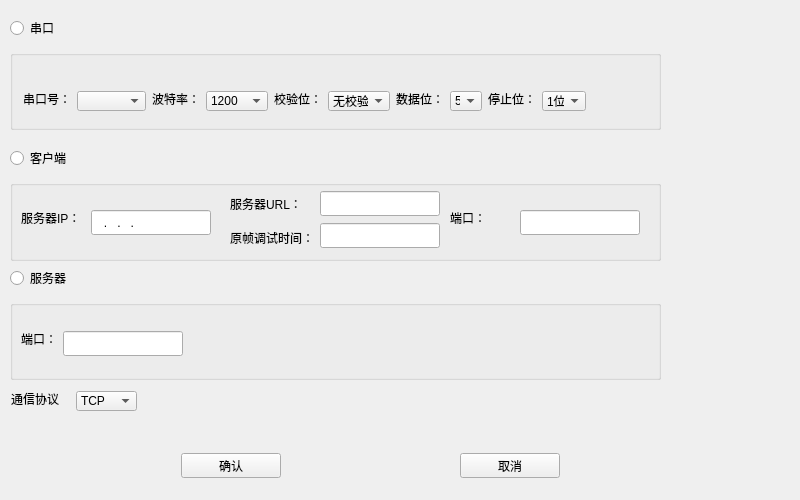
<?xml version="1.0" encoding="UTF-8"?>
<ui version="4.0">
 <class>ComParaSetting</class>
 <widget class="QWidget" name="ComParaSetting">
  <property name="geometry">
   <rect>
    <x>0</x>
    <y>0</y>
    <width>800</width>
    <height>500</height>
   </rect>
  </property>
  <property name="minimumSize">
   <size>
    <width>700</width>
    <height>500</height>
   </size>
  </property>
  <property name="maximumSize">
   <size>
    <width>1000000</width>
    <height>1000000</height>
   </size>
  </property>
  <property name="cursor">
   <cursorShape>PointingHandCursor</cursorShape>
  </property>
  <property name="mouseTracking">
   <bool>false</bool>
  </property>
  <property name="windowTitle">
   <string>通信参数设置</string>
  </property>
  <property name="windowIcon">
   <iconset resource="TRES.qrc">
    <normaloff>:/new/prefix1/Tres/Gear.ico</normaloff>:/new/prefix1/Tres/Gear.ico</iconset>
  </property>
  <property name="autoFillBackground">
   <bool>true</bool>
  </property>
  <property name="styleSheet">
   <string notr="true"/>
  </property>
  <widget class="QGroupBox" name="serialGrpBox">
   <property name="geometry">
    <rect>
     <x>10</x>
     <y>50</y>
     <width>651</width>
     <height>80</height>
    </rect>
   </property>
   <property name="title">
    <string/>
   </property>
   <widget class="QLabel" name="label">
    <property name="geometry">
     <rect>
      <x>13</x>
      <y>41</y>
      <width>48</width>
      <height>16</height>
     </rect>
    </property>
    <property name="text">
     <string>串口号：</string>
    </property>
   </widget>
   <widget class="QComboBox" name="sBCbx">
    <property name="geometry">
     <rect>
      <x>532</x>
      <y>41</y>
      <width>44</width>
      <height>20</height>
     </rect>
    </property>
    <item>
     <property name="text">
      <string>1位</string>
     </property>
    </item>
    <item>
     <property name="text">
      <string>2位</string>
     </property>
    </item>
   </widget>
   <widget class="QComboBox" name="cSBCbx">
    <property name="geometry">
     <rect>
      <x>318</x>
      <y>41</y>
      <width>62</width>
      <height>20</height>
     </rect>
    </property>
    <item>
     <property name="text">
      <string>无校验</string>
     </property>
    </item>
    <item>
     <property name="text">
      <string>偶校验</string>
     </property>
    </item>
    <item>
     <property name="text">
      <string>奇校验</string>
     </property>
    </item>
   </widget>
   <widget class="QComboBox" name="serNumCbx">
    <property name="geometry">
     <rect>
      <x>67</x>
      <y>41</y>
      <width>69</width>
      <height>20</height>
     </rect>
    </property>
   </widget>
   <widget class="QLabel" name="label_4">
    <property name="geometry">
     <rect>
      <x>264</x>
      <y>41</y>
      <width>48</width>
      <height>16</height>
     </rect>
    </property>
    <property name="text">
     <string>校验位：</string>
    </property>
   </widget>
   <widget class="QLabel" name="label_3">
    <property name="geometry">
     <rect>
      <x>478</x>
      <y>41</y>
      <width>48</width>
      <height>16</height>
     </rect>
    </property>
    <property name="text">
     <string>停止位：</string>
    </property>
   </widget>
   <widget class="QLabel" name="label_2">
    <property name="geometry">
     <rect>
      <x>142</x>
      <y>41</y>
      <width>48</width>
      <height>16</height>
     </rect>
    </property>
    <property name="text">
     <string>波特率：</string>
    </property>
   </widget>
   <widget class="QComboBox" name="BuadNumCbx">
    <property name="geometry">
     <rect>
      <x>196</x>
      <y>41</y>
      <width>62</width>
      <height>20</height>
     </rect>
    </property>
    <item>
     <property name="text">
      <string>1200</string>
     </property>
    </item>
    <item>
     <property name="text">
      <string>2400</string>
     </property>
    </item>
    <item>
     <property name="text">
      <string>4800</string>
     </property>
    </item>
    <item>
     <property name="text">
      <string>9600</string>
     </property>
    </item>
    <item>
     <property name="text">
      <string>19200</string>
     </property>
    </item>
    <item>
     <property name="text">
      <string>38400</string>
     </property>
    </item>
    <item>
     <property name="text">
      <string>115200</string>
     </property>
    </item>
   </widget>
   <widget class="QLabel" name="label_6">
    <property name="geometry">
     <rect>
      <x>386</x>
      <y>41</y>
      <width>48</width>
      <height>16</height>
     </rect>
    </property>
    <property name="text">
     <string>数据位：</string>
    </property>
   </widget>
   <widget class="QComboBox" name="dataBitCbx">
    <property name="geometry">
     <rect>
      <x>440</x>
      <y>41</y>
      <width>32</width>
      <height>20</height>
     </rect>
    </property>
    <item>
     <property name="text">
      <string>5</string>
     </property>
    </item>
    <item>
     <property name="text">
      <string>6</string>
     </property>
    </item>
    <item>
     <property name="text">
      <string>7</string>
     </property>
    </item>
    <item>
     <property name="text">
      <string>8</string>
     </property>
    </item>
   </widget>
  </widget>
  <widget class="QRadioButton" name="serialRdBttn">
   <property name="geometry">
    <rect>
     <x>10</x>
     <y>20</y>
     <width>89</width>
     <height>16</height>
    </rect>
   </property>
   <property name="text">
    <string>串口</string>
   </property>
  </widget>
  <widget class="QGroupBox" name="clientGrpBox">
   <property name="geometry">
    <rect>
     <x>10</x>
     <y>180</y>
     <width>651</width>
     <height>81</height>
    </rect>
   </property>
   <property name="title">
    <string/>
   </property>
   <widget class="QLabel" name="label_9">
    <property name="geometry">
     <rect>
      <x>11</x>
      <y>30</y>
      <width>60</width>
      <height>16</height>
     </rect>
    </property>
    <property name="text">
     <string>服务器IP：</string>
    </property>
   </widget>
   <widget class="QLineEdit" name="serverIPLed">
    <property name="geometry">
     <rect>
      <x>81</x>
      <y>30</y>
      <width>120</width>
      <height>25</height>
     </rect>
    </property>
    <property name="minimumSize">
     <size>
      <width>120</width>
      <height>25</height>
     </size>
    </property>
    <property name="maximumSize">
     <size>
      <width>120</width>
      <height>25</height>
     </size>
    </property>
    <property name="inputMask">
     <string>000.000.000.000</string>
    </property>
   </widget>
   <widget class="QLabel" name="label_10">
    <property name="geometry">
     <rect>
      <x>440</x>
      <y>30</y>
      <width>36</width>
      <height>16</height>
     </rect>
    </property>
    <property name="text">
     <string>端口：</string>
    </property>
   </widget>
   <widget class="QLineEdit" name="cSPortLed">
    <property name="geometry">
     <rect>
      <x>510</x>
      <y>30</y>
      <width>120</width>
      <height>25</height>
     </rect>
    </property>
    <property name="minimumSize">
     <size>
      <width>120</width>
      <height>25</height>
     </size>
    </property>
    <property name="maximumSize">
     <size>
      <width>120</width>
      <height>25</height>
     </size>
    </property>
   </widget>
   <widget class="QWidget" name="">
    <property name="geometry">
     <rect>
      <x>310</x>
      <y>10</y>
      <width>122</width>
      <height>61</height>
     </rect>
    </property>
    <layout class="QVBoxLayout" name="verticalLayout">
     <item>
      <widget class="QLineEdit" name="serverURLLed">
       <property name="minimumSize">
        <size>
         <width>120</width>
         <height>25</height>
        </size>
       </property>
       <property name="maximumSize">
        <size>
         <width>120</width>
         <height>25</height>
        </size>
       </property>
       <property name="inputMask">
        <string/>
       </property>
      </widget>
     </item>
     <item>
      <widget class="QLineEdit" name="orgFrameDTime">
       <property name="minimumSize">
        <size>
         <width>120</width>
         <height>25</height>
        </size>
       </property>
       <property name="maximumSize">
        <size>
         <width>120</width>
         <height>25</height>
        </size>
       </property>
       <property name="inputMask">
        <string>0000000000000</string>
       </property>
      </widget>
     </item>
    </layout>
   </widget>
   <widget class="QWidget" name="">
    <property name="geometry">
     <rect>
      <x>220</x>
      <y>10</y>
      <width>86</width>
      <height>61</height>
     </rect>
    </property>
    <layout class="QVBoxLayout" name="verticalLayout_2">
     <item>
      <widget class="QLabel" name="label_12">
       <property name="text">
        <string>服务器URL：</string>
       </property>
      </widget>
     </item>
     <item>
      <widget class="QLabel" name="label_13">
       <property name="text">
        <string>原帧调试时间：</string>
       </property>
      </widget>
     </item>
    </layout>
   </widget>
  </widget>
  <widget class="QRadioButton" name="clientRdBttn">
   <property name="geometry">
    <rect>
     <x>10</x>
     <y>150</y>
     <width>89</width>
     <height>16</height>
    </rect>
   </property>
   <property name="text">
    <string>客户端</string>
   </property>
  </widget>
  <widget class="QRadioButton" name="serverRdbttn">
   <property name="geometry">
    <rect>
     <x>10</x>
     <y>270</y>
     <width>89</width>
     <height>16</height>
    </rect>
   </property>
   <property name="text">
    <string>服务器</string>
   </property>
  </widget>
  <widget class="QGroupBox" name="serverGrpBox">
   <property name="geometry">
    <rect>
     <x>10</x>
     <y>300</y>
     <width>651</width>
     <height>80</height>
    </rect>
   </property>
   <property name="title">
    <string/>
   </property>
   <widget class="QLineEdit" name="sPortLed">
    <property name="geometry">
     <rect>
      <x>53</x>
      <y>31</y>
      <width>120</width>
      <height>25</height>
     </rect>
    </property>
    <property name="minimumSize">
     <size>
      <width>120</width>
      <height>25</height>
     </size>
    </property>
    <property name="maximumSize">
     <size>
      <width>120</width>
      <height>25</height>
     </size>
    </property>
    <property name="inputMask">
     <string/>
    </property>
   </widget>
   <widget class="QLabel" name="label_11">
    <property name="geometry">
     <rect>
      <x>11</x>
      <y>31</y>
      <width>36</width>
      <height>16</height>
     </rect>
    </property>
    <property name="text">
     <string>端口：</string>
    </property>
   </widget>
  </widget>
  <widget class="QLabel" name="label_5">
   <property name="geometry">
    <rect>
     <x>11</x>
     <y>391</y>
     <width>48</width>
     <height>16</height>
    </rect>
   </property>
   <property name="text">
    <string>通信协议</string>
   </property>
  </widget>
  <widget class="QComboBox" name="inPCbx">
   <property name="geometry">
    <rect>
     <x>76</x>
     <y>391</y>
     <width>61</width>
     <height>20</height>
    </rect>
   </property>
   <item>
    <property name="text">
     <string>TCP</string>
    </property>
   </item>
   <item>
    <property name="text">
     <string>UDP</string>
    </property>
   </item>
   <item>
    <property name="text">
     <string>HTTP</string>
    </property>
   </item>
  </widget>
  <widget class="QPushButton" name="cancelBttn">
   <property name="geometry">
    <rect>
     <x>460</x>
     <y>453</y>
     <width>100</width>
     <height>25</height>
    </rect>
   </property>
   <property name="minimumSize">
    <size>
     <width>100</width>
     <height>25</height>
    </size>
   </property>
   <property name="maximumSize">
    <size>
     <width>100</width>
     <height>25</height>
    </size>
   </property>
   <property name="text">
    <string>取消</string>
   </property>
  </widget>
  <widget class="QPushButton" name="sureBttn">
   <property name="geometry">
    <rect>
     <x>181</x>
     <y>453</y>
     <width>100</width>
     <height>25</height>
    </rect>
   </property>
   <property name="minimumSize">
    <size>
     <width>100</width>
     <height>25</height>
    </size>
   </property>
   <property name="maximumSize">
    <size>
     <width>100</width>
     <height>25</height>
    </size>
   </property>
   <property name="text">
    <string>确认</string>
   </property>
  </widget>
  <zorder>label_5</zorder>
  <zorder>inPCbx</zorder>
  <zorder>cancelBttn</zorder>
  <zorder>sureBttn</zorder>
  <zorder>serialGrpBox</zorder>
  <zorder>serialRdBttn</zorder>
  <zorder>clientGrpBox</zorder>
  <zorder>clientRdBttn</zorder>
  <zorder>serverRdbttn</zorder>
  <zorder>serverGrpBox</zorder>
 </widget>
 <resources>
  <include location="TRES.qrc"/>
 </resources>
 <connections/>
</ui>
